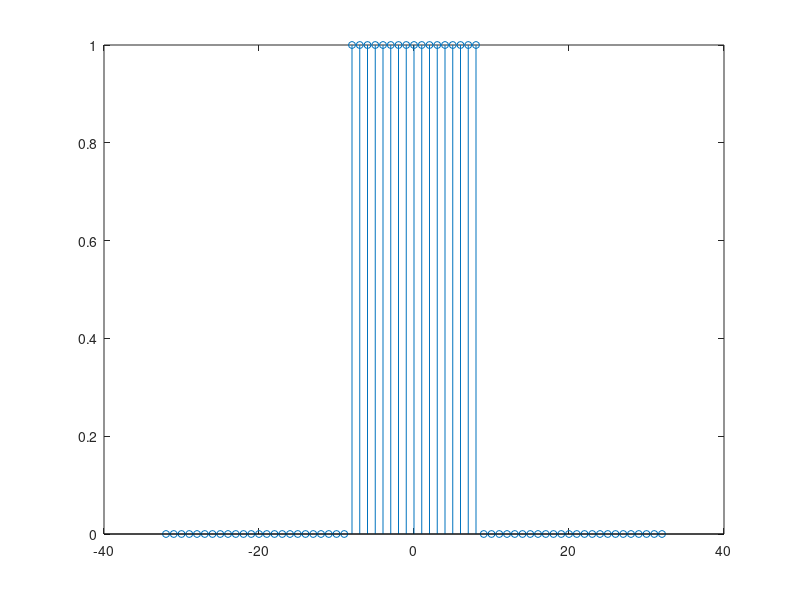

Reproduce this figure in MATLAB. (Note: this script raises an error after producing the figure.)
% Transformée de Fourier discrète d'une porte unitaire
% A comparer avec cours : chapitre 11 - paragraphe B-4

clear
clf

f0 = 1 ;                                        % choix d'unité

% Porte unitaire de largeur M

N = 65 ;
M = 17 ;
offset = -8 ;
p = zeros(1,N) ;
n0 = ceil((N-M)/2 + 1) ;
n1 = n0+M-1 ;
xn = 1-n0+offset:N-n0+offset ;
p(n0:n1) = 1 ;

fig = stem (xn, p) ;
set (fig, 'markersize', 5) ;
text = sprintf ('Porte unitaire de largeur %d', M) ;
my_title (text) ;
set_ymax (p) ;
xlim([-35;35]);

[P f] = TFD(p, f0, N, xn(1)) ;              % f : fréquence réduite

input ('Figure suivante ? ') ;

fig = stem (f, abs(P)) ;
xlim([0; 0.5]);
set_ymax (abs(P)) ;
my_title ("TFD : module") ;

input ('Figure suivante ? ') ;

fig = stem (f, angle(P)) ;
xlim([0; 0.5]);
set_ymax (angle(P)) ;
my_title ("TFD : phase") ;

